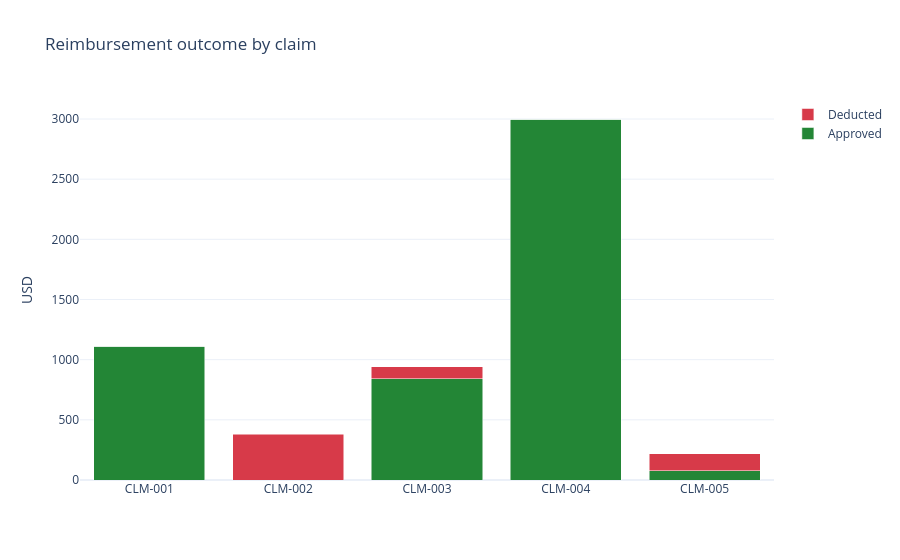
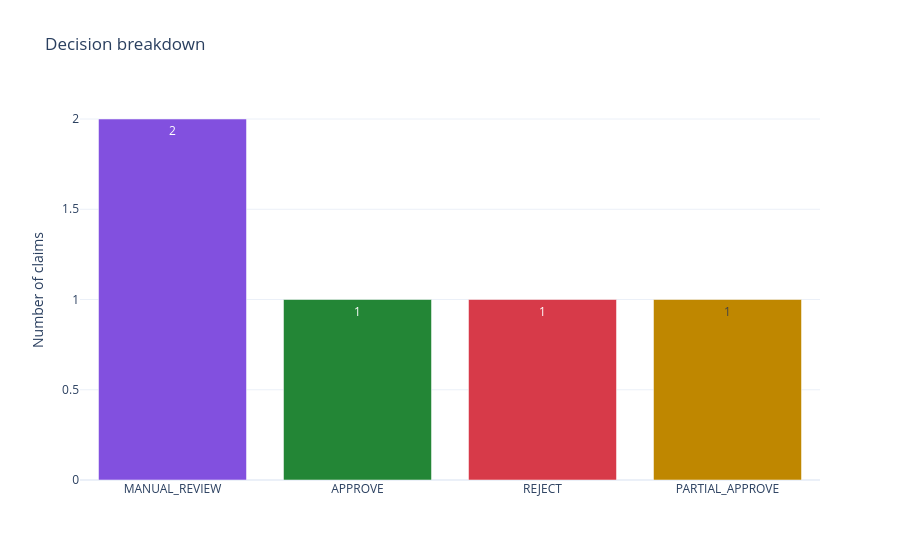

The cell these charts' notebook holds for them, in order:
### Markdown cell above
## Dashboard

This dashboard is generated from the actual structured results, not hard-coded values. It shows approved and deducted amounts, the decision distribution, and claims requiring human attention.

### Code cell
dashboard = pd.DataFrame(results)

total_approved = dashboard['approved_amount'].sum()
total_deducted = dashboard['deducted_amount'].sum()
manual_reviews = (dashboard['decision'] == 'MANUAL_REVIEW').sum()

cards = f'''<div style='display:flex; gap:12px; margin:8px 0 20px 0;'>
<div style='padding:14px 18px; border-radius:10px; background:#eef4ff; min-width:150px'><b>Claims processed</b><br><span style='font-size:24px'>{len(dashboard)}</span></div>
<div style='padding:14px 18px; border-radius:10px; background:#eaf7ef; min-width:150px'><b>Approved amount</b><br><span style='font-size:24px'>$ {total_approved:,.0f}</span></div>
<div style='padding:14px 18px; border-radius:10px; background:#fff1f0; min-width:150px'><b>Deducted amount</b><br><span style='font-size:24px'>$ {total_deducted:,.0f}</span></div>
<div style='padding:14px 18px; border-radius:10px; background:#fff8e6; min-width:150px'><b>Manual reviews</b><br><span style='font-size:24px'>{manual_reviews}</span></div>
</div>'''
display(HTML(cards))

amount_chart = go.Figure()
amount_chart.add_bar(name='Approved', x=dashboard['claim_id'], y=dashboard['approved_amount'], marker_color='#238636')
amount_chart.add_bar(name='Deducted', x=dashboard['claim_id'], y=dashboard['deducted_amount'], marker_color='#d73a49')
amount_chart.update_layout(title='Reimbursement outcome by claim', barmode='stack', yaxis_title='USD', template='plotly_white', legend_title_text='')
amount_chart.show()

decision_counts = dashboard['decision'].value_counts().rename_axis('decision').reset_index(name='claims')
decision_chart = px.bar(decision_counts, x='decision', y='claims', text='claims', color='decision', title='Decision breakdown', color_discrete_map={'APPROVE':'#238636', 'PARTIAL_APPROVE':'#bf8700', 'REJECT':'#d73a49', 'MANUAL_REVIEW':'#8250df'})
decision_chart.update_layout(template='plotly_white', showlegend=False, xaxis_title='', yaxis_title='Number of claims')
decision_chart.show()

display(dashboard[['claim_id', 'decision', 'approved_amount', 'deducted_amount', 'missing_docs']].style.format({'approved_amount':'$ {:,.2f}', 'deducted_amount':'$ {:,.2f}'}))

### Figure 1 — Plotly figure (JSON) as saved in the notebook; plotly's stock layout.template omitted (floating-point values rounded to 4 significant figures)
{"data": [{"marker": {"color": "#238636"}, "name": "Approved", "type": "bar", "x": ["CLM-001", "CLM-002", "CLM-003", "CLM-004", "CLM-005"], "y": [1110.0, 0.0, 840.0, 3000.0, 75.0]}, {"marker": {"color": "#d73a49"}, "name": "Deducted", "type": "bar", "x": ["CLM-001", "CLM-002", "CLM-003", "CLM-004", "CLM-005"], "y": [0.0, 380.0, 100.0, 0.0, 145.0]}], "layout": {"barmode": "stack", "legend": {"title": {"text": ""}}, "title": {"text": "Reimbursement outcome by claim"}, "yaxis": {"title": {"text": "USD"}}}}

### Figure 2 — Plotly figure (JSON) as saved in the notebook; plotly's stock layout.template omitted (floating-point values rounded to 4 significant figures)
{"data": [{"hovertemplate": "decision=%{x}<br>claims=%{text}<extra></extra>", "legendgroup": "MANUAL_REVIEW", "marker": {"color": "#8250df", "pattern": {"shape": ""}}, "name": "MANUAL_REVIEW", "orientation": "v", "showlegend": true, "text": [2.0], "textposition": "auto", "type": "bar", "x": ["MANUAL_REVIEW"], "xaxis": "x", "y": [2], "yaxis": "y"}, {"hovertemplate": "decision=%{x}<br>claims=%{text}<extra></extra>", "legendgroup": "APPROVE", "marker": {"color": "#238636", "pattern": {"shape": ""}}, "name": "APPROVE", "orientation": "v", "showlegend": true, "text": [1.0], "textposition": "auto", "type": "bar", "x": ["APPROVE"], "xaxis": "x", "y": [1], "yaxis": "y"}, {"hovertemplate": "decision=%{x}<br>claims=%{text}<extra></extra>", "legendgroup": "REJECT", "marker": {"color": "#d73a49", "pattern": {"shape": ""}}, "name": "REJECT", "orientation": "v", "showlegend": true, "text": [1.0], "textposition": "auto", "type": "bar", "x": ["REJECT"], "xaxis": "x", "y": [1], "yaxis": "y"}, {"hovertemplate": "decision=%{x}<br>claims=%{text}<extra></extra>", "legendgroup": "PARTIAL_APPROVE", "marker": {"color": "#bf8700", "pattern": {"shape": ""}}, "name": "PARTIAL_APPROVE", "orientation": "v", "showlegend": true, "text": [1.0], "textposition": "auto", "type": "bar", "x": ["PARTIAL_APPROVE"], "xaxis": "x", "y": [1], "yaxis": "y"}], "layout": {"barmode": "relative", "legend": {"title": {"text": "decision"}, "tracegroupgap": 0}, "showlegend": false, "title": {"text": "Decision breakdown"}, "xaxis": {"anchor": "y", "categoryarray": ["MANUAL_REVIEW", "APPROVE", "REJECT", "PARTIAL_APPROVE"], "categoryorder": "array", "domain": [0, 1], "title": {"text": ""}}, "yaxis": {"anchor": "x", "domain": [0, 1], "title": {"text": "Number of claims"}}}}
